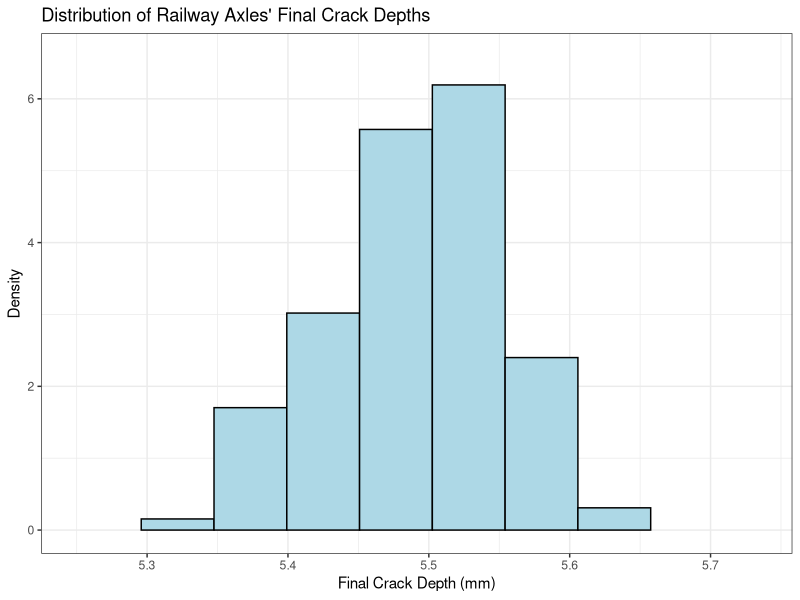
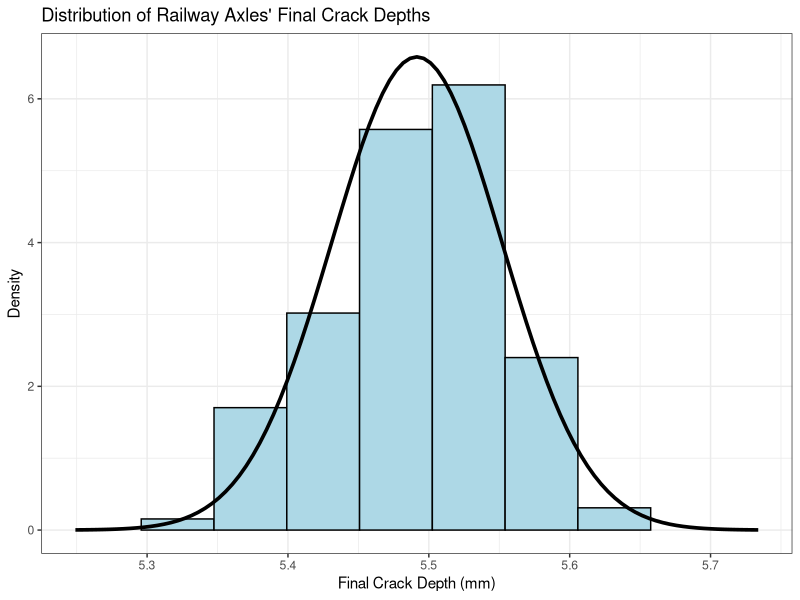

Here is the R script that generated these plots, in order:
## ---- chunk 1
#| include: false
library(ggplot2)
## ---- chunk 2
#| echo: false
#| results: asis
#| classes: excel
depth.df <- read.csv("datasets/final-crack-depth.csv")

rbind(colnames(depth.df), head(depth.df, n = 7), rep("...", ncol(depth.df))) |>
# rbind(colnames(davidsSample.df), davidsSample.df) |>
  knitr::kable(format = "html", row.names = TRUE, col.names = LETTERS[1:ncol(depth.df)])
## ---- chunk 3
#| echo: false
#| fig-dpi: 300
#| fig-height: 7
#| fig-width: 7
plotObj <- ggplot(data = depth.df, aes(x = depth, y = after_stat(density))) +
  geom_histogram(fill = "lightblue", colour = "black", bins = 7) +
  labs(x = "Final Crack Depth (mm)", title = "Distribution of Railway Axles' Final Crack Depths", y = "Density") +
  theme_bw() +
  geom_function(inherit.aes = FALSE, fun = dnorm, args = list(mean = mean(depth.df$depth), sd = sd(depth.df$depth)), xlim = mean(depth.df$depth) + 4 * c(-1, 1) *  sd(depth.df$depth), colour = NA, linewidth = 1.25)
plotObj
## ---- chunk 4
#| echo: false
#| fig-dpi: 300
#| fig-height: 7
#| fig-width: 7
plotObj +
  geom_function(inherit.aes = FALSE, fun = dnorm, args = list(mean = mean(depth.df$depth), sd = sd(depth.df$depth)), xlim = mean(depth.df$depth) + 4 * c(-1, 1) *  sd(depth.df$depth), colour = "black", linewidth = 1.25)

